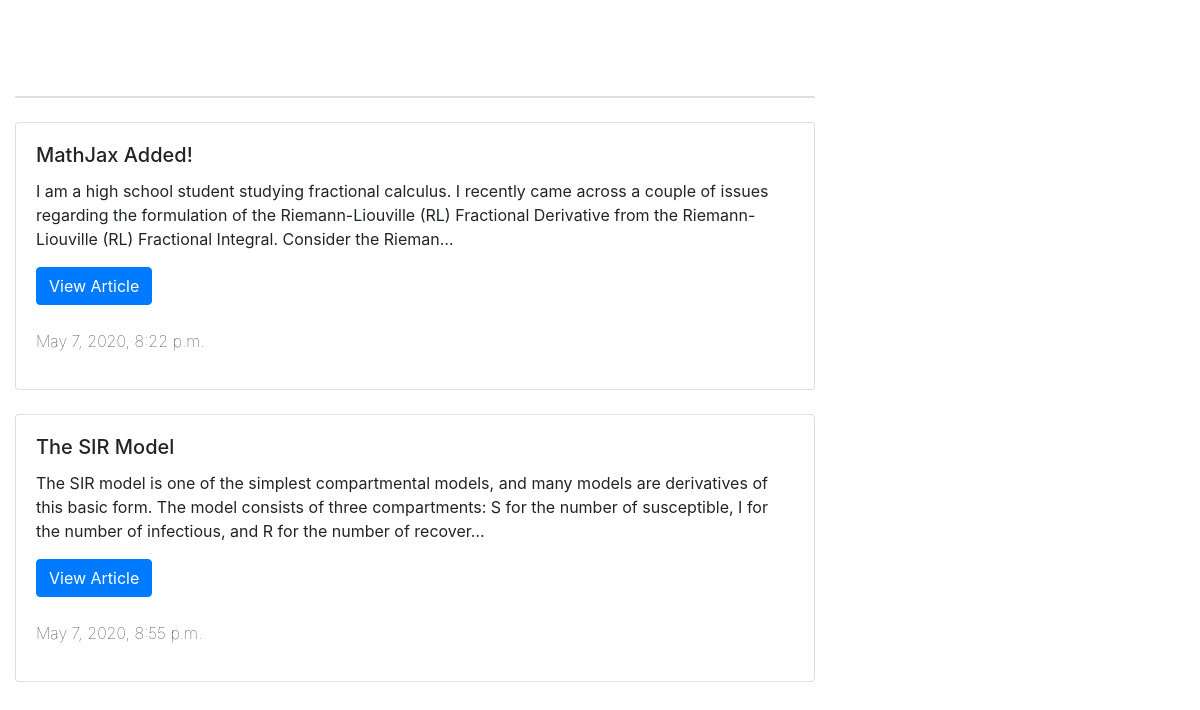
/posts/, run on an earlier commit of the app's database.
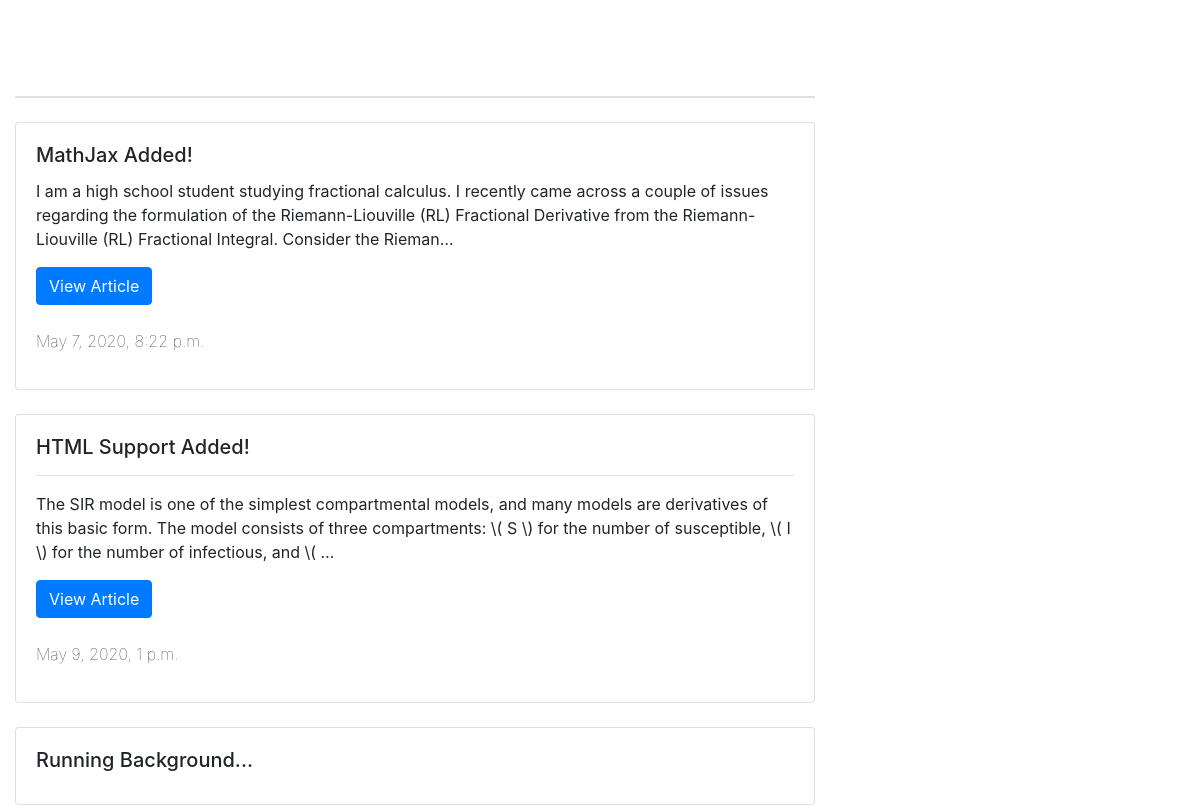
And on a later commit of the database.
### posts/models.py (models this page shows, shortened)
class Post(models.Model):
    title = models.CharField(max_length = 120) #Every post has a title.
    image = models.FileField(null = True, blank = True)
    content = models.TextField() #The main content of the post.
    last_updated = models.DateTimeField(auto_now = True, auto_now_add = False)
    timestamp = models.DateTimeField(auto_now = False, auto_now_add = True)
    def get_absolute_url(self):
        return "%s/" %(self.id)

### posts/views.py (the view)
# urls.py: path('', views.posts_list, name = 'posts_list'),
def posts_list(request):
    queryset = Post.objects.all()
    context_data = {
        "title": "Posts",
        "object_list": queryset
    }
    return render(request, "posts_list.html", context_data)

### posts/templates/posts_list.html (shortened to what this page needs)
<!DOCTYPE html>
<html>
<link rel="stylesheet" href="https://stackpath.bootstrapcdn.com/bootstrap/4.4.1/css/bootstrap.min.css">
<Body>
<div class="container-fluid">
<h1 style="color:white;"> All Posts</h1>
<br/>
<div class="card" style="width: 50rem;">
</div>
<br/>
{% for obj in object_list %}
<div class="card" style="width: 50rem;">
  <div class="card-body">
    <h5 class="card-title">{{ obj.title }}</a></h5>
    <p class="card-text">{{ obj.content|safe| truncatechars:250 }}</p>
	<a href='{{ obj.get_absolute_url }}' class="btn btn-primary">View Article</a>
	<br><br/>
    <p class="font-weight-lighter">{{ obj.timestamp }}</p>
  </div>
</div>
<br/>
{% endfor %}
</div>
</Body>

What changed in the data, as far as the page shows it:
removed Post: title "The SIR Model", content "The SIR model is one of the simplest compartmental models, and many models are derivatives of this basic form. The model consists of three compartments: S for the number of susceptible, I for the number of infectious, and R for the number of recover…", timestamp "May 7, 2020, 8:55 p.m."
added Post: title "HTML Support Added!", content "The SIR model is one of the simplest compartmental models, and many models are derivatives of this basic form. The model consists of three compartments: \\( S \\) for the number of susceptible, \\( I \\) for the number of infectious, and \\( …", timestamp "May 9, 2020, 1 p.m."
added Post: title "Running Background..."
